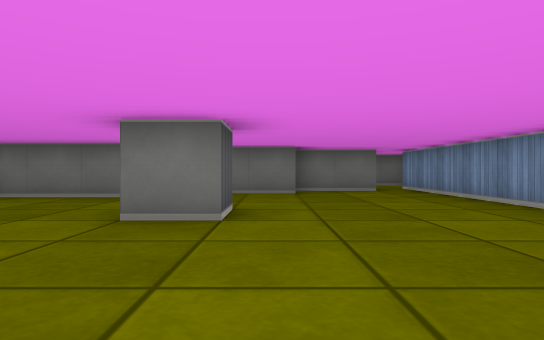
[1] (above)

17 first-person views from a walk through a cub3D level. The camera is about half as high as the walls, looks level and sees 75° across. The floor is counted in squares. Each view is taken from the middle of a square. On the plan, view 1 faces up. The plan holds only what a view shows up to about 9 squares ahead; the rest is blank.

[2]
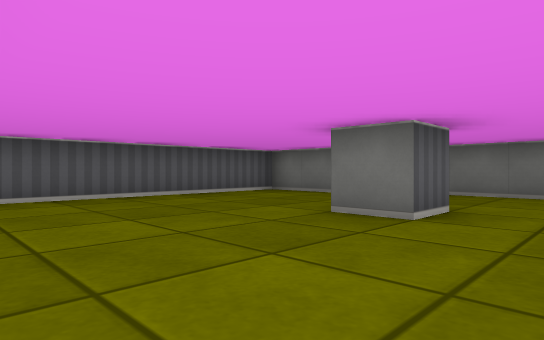

[3]
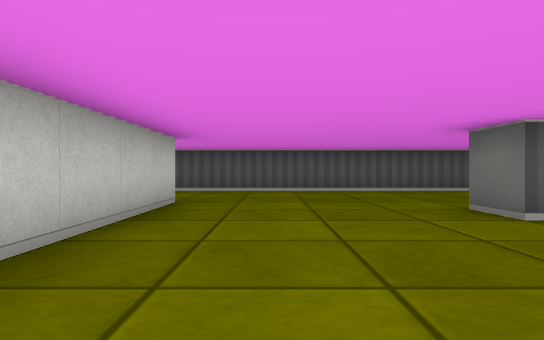

[4]
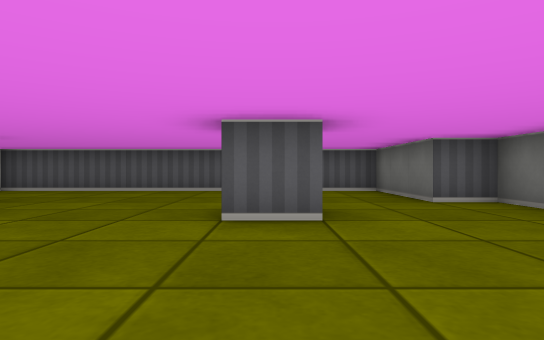

[5]
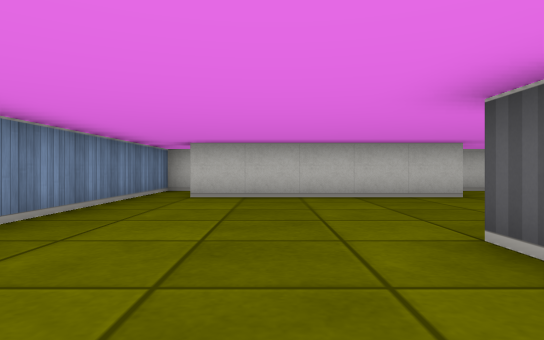

[6]
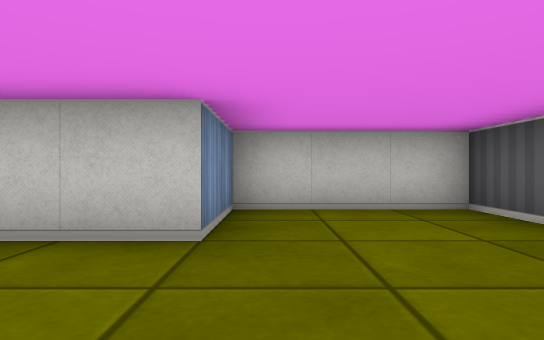

[7]
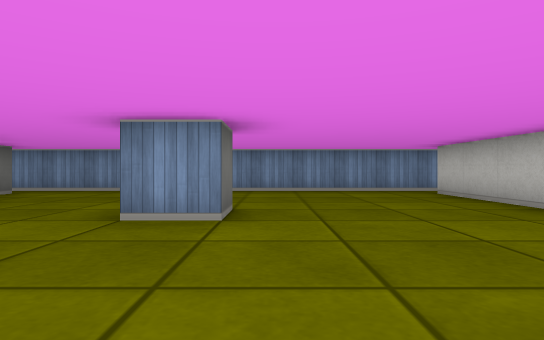

[8]
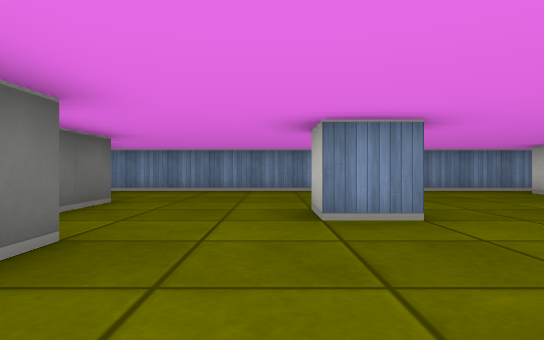

[9]
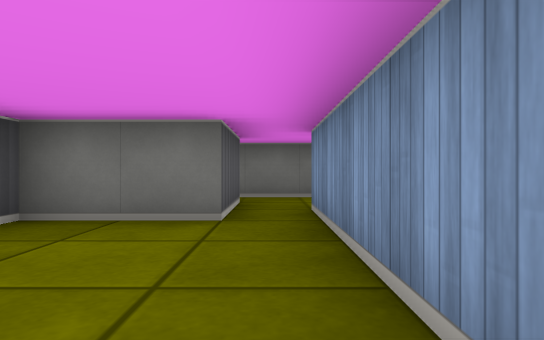

[10]
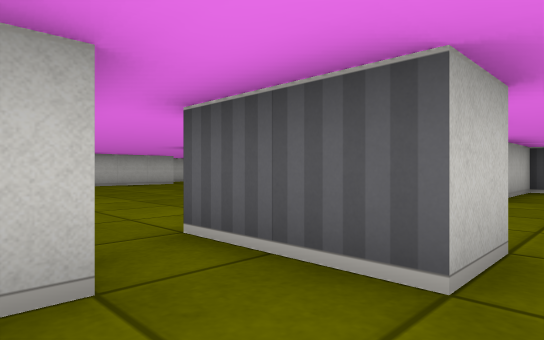

[11]
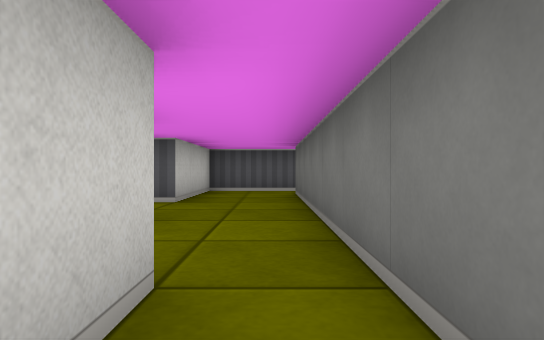

[12]
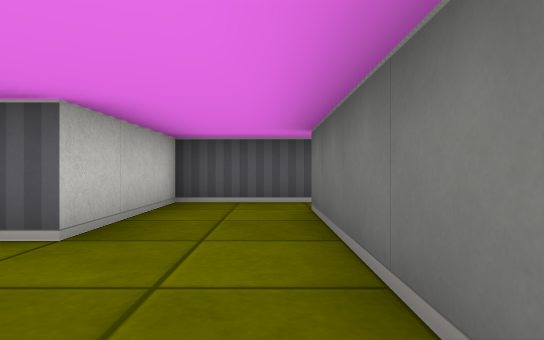

[13]
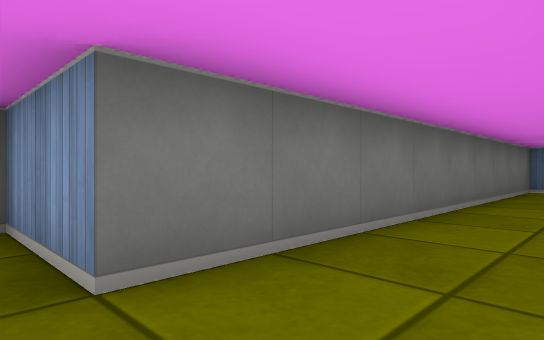

[14]
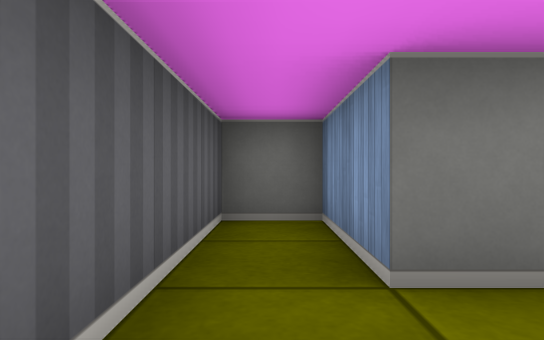

[15]
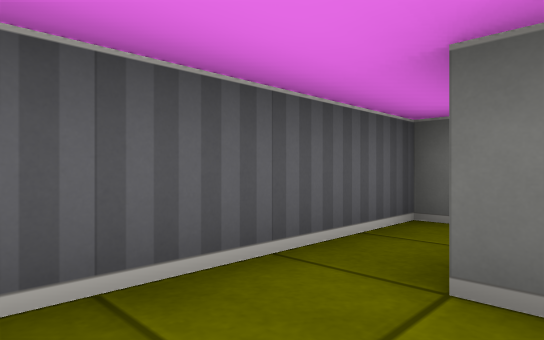

[16]
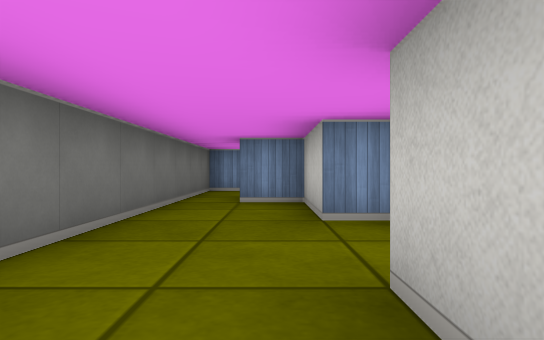

[17]
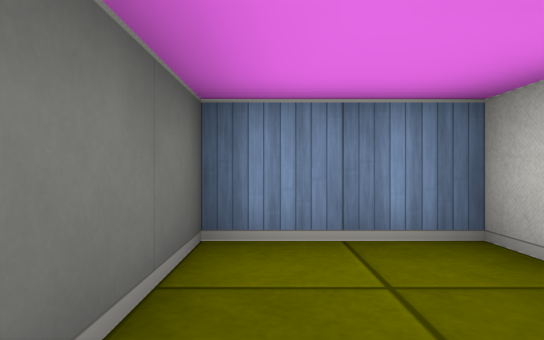

### Floor plan
Points are (right, up) in squares from view 1. A wall is a line through its corners. A room is listed if a view was taken in it or the views show most of it. See-through windows are left out.
Room 1 (views 1, 2, 3, 4, 5, 6, 7, 8, 9)
walls: (-1.5, 3.5) (-1.5, 4.5) (-0.5, 4.5) (-0.5, 3.5) (-1.5, 3.5); (0.5, 7.5) (-2.5, 7.5) (-2.5, 6.5) (-5.5, 6.5) (-5.5, -2.5) (-2.5, -2.5) (-2.5, -0.5) (2.5, -0.5); (3.5, -1.5) (3.5, 9.5); (2.5, 9.5) (2.5, 8.5) (0.5, 8.5)
ways out: opening at (3, 9) to room 2; opening at (3, -1)
Room 2 (views 10, 11)
walls: (2.5, 10.5) (2.5, 9.5); (3.5, 9.5) (4.5, 9.5) (4.5, 11.5) (2.5, 11.5)
ways out: opening at (3, 9) to room 1; opening at (2, 11) to room 3
Room 3 (views 12, 13, 14, 15, 16, 17)
walls: (-0.5, 8.8) (-0.5, 9.5) (1.5, 9.5) (1.5, 10.5) (2.5, 10.5); (2.5, 11.5) (-4.5, 11.5) (-4.5, 13.5) (-5.5, 13.5) (-5.5, 9.5) (-2.5, 9.5) (-2.5, 9)
ways out: opening at (2, 11) to room 2

Positions as (right, up) in squares from view 1, and headings:
1: (0, 0), facing up
2: (1, 0), facing up-left
3: (3, 1), facing left
4: (3, 4), facing left
5: (1, 6), facing down
6: (-3, 2), facing down
7: (-5, 3), facing right
8: (-5, 5), facing right
9: (3, 5), facing up
10: (4, 11), facing down-left
11: (3, 11), facing left
12: (0, 11), facing left
13: (-5, 10), facing up-right
14: (-5, 10), facing up
15: (-4, 10), facing up-left
16: (-4, 10), facing right
17: (2, 11), facing right
